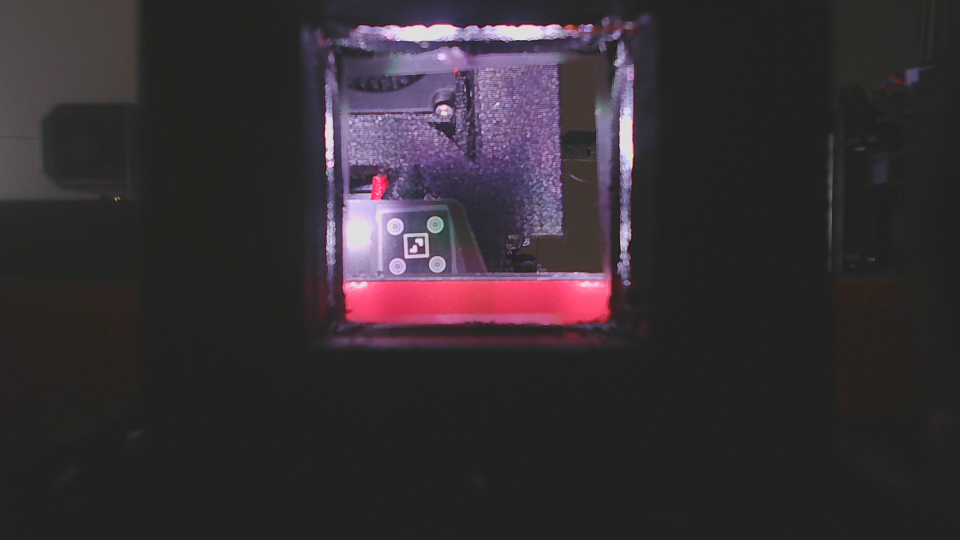
#> input picture tests/vision/fixtures/red_marker_x_sweep_live_exp600/frames/00_t0_x160.jpg, 1920 x 1080 px, given in place of 00_eddy_x230p000_z0p500.jpg, which was not available (shown at 1/2 size)
$ python debug_eddy_template_match.py
#> lines starting #> are read from the running program, lines starting #| are printed output that depends on the picture; pictures that were not available may be replaced by others from this repository, and a replacement may not be noted
#!/usr/bin/env python3
"""Diagnostic: multi-scale template matching for the BTT Eddy crosshair logo.

The crosshair logo is extracted from a reference frame (or supplied via --template),
then searched across every frame using normalised cross-correlation at multiple scales.

Usage:
    # Show match heatmap for the reference frame only:
    python scripts/debug_eddy_template_match.py

    # Process all 16 captured frames and write overlays + a contact sheet:
    python scripts/debug_eddy_template_match.py --all-frames

    # Supply your own template crop:
    python scripts/debug_eddy_template_match.py --template path/to/template.png

    # Tune scale sweep:
    python scripts/debug_eddy_template_match.py --scale-min 0.85 --scale-max 1.15 --scale-steps 13
"""
from __future__ import annotations

import argparse
from pathlib import Path

import cv2
import numpy as np


FRAMES_DIR = Path(
    "resources/vision_datasets/20260731_eddy_fiducial_xz_once/frames"
)
REFERENCE_FRAME = FRAMES_DIR / "00_eddy_x230p000_z0p500.jpg"

# Centre of the BTT crosshair logo in the reference frame (from r=28 Hough detection).
# Adjust if needed — this is where the template crop is taken from.
LOGO_CENTER_XY = (901, 297)
TEMPLATE_HALF = 46          # Half-size of the square template crop in pixels

SCALE_MIN = 0.88
SCALE_MAX = 1.12
SCALE_STEPS = 9             # Number of scale levels to try


def _extract_template(image: np.ndarray, cx: int, cy: int, half: int) -> np.ndarray:
    x0 = max(0, cx - half)
    y0 = max(0, cy - half)
    x1 = min(image.shape[1], cx + half)
    y1 = min(image.shape[0], cy + half)
    return image[y0:y1, x0:x1].copy()


def _match_template_multiscale(
    image: np.ndarray,
    template: np.ndarray,
    *,
    scale_min: float,
    scale_max: float,
    scale_steps: int,
) -> tuple[float, int, int, float]:
    """Return (best_score, best_cx, best_cy, best_scale)."""
    gray_img = cv2.cvtColor(image, cv2.COLOR_BGR2GRAY)
    gray_tmpl_base = cv2.cvtColor(template, cv2.COLOR_BGR2GRAY)

    best_score = -1.0
    best_cx = best_cy = 0
    best_scale = 1.0

    scales = np.linspace(scale_min, scale_max, scale_steps)
    for s in scales:
        tw = max(8, int(round(template.shape[1] * s)))
        th = max(8, int(round(template.shape[0] * s)))
        tmpl = cv2.resize(gray_tmpl_base, (tw, th), interpolation=cv2.INTER_LINEAR)
        if tmpl.shape[0] > gray_img.shape[0] or tmpl.shape[1] > gray_img.shape[1]:
            continue
        result = cv2.matchTemplate(gray_img, tmpl, cv2.TM_CCOEFF_NORMED)
        _, max_val, _, max_loc = cv2.minMaxLoc(result)
        if float(max_val) > best_score:
            best_score = float(max_val)
            best_cx = max_loc[0] + tw // 2
            best_cy = max_loc[1] + th // 2
            best_scale = float(s)

    return best_score, best_cx, best_cy, best_scale


def _heatmap_overlay(image: np.ndarray, template: np.ndarray, scale: float) -> np.ndarray:
    """Return a heatmap overlay (full-res, BGR) of TM_CCOEFF_NORMED scores."""
    gray_img = cv2.cvtColor(image, cv2.COLOR_BGR2GRAY)
    gray_tmpl = cv2.cvtColor(template, cv2.COLOR_BGR2GRAY)
    tw = max(8, int(round(template.shape[1] * scale)))
    th = max(8, int(round(template.shape[0] * scale)))
    tmpl = cv2.resize(gray_tmpl, (tw, th), interpolation=cv2.INTER_LINEAR)
    result = cv2.matchTemplate(gray_img, tmpl, cv2.TM_CCOEFF_NORMED)
    # result is (H-th+1) × (W-tw+1); pad back to full size
    padded = np.zeros(gray_img.shape[:2], dtype=np.float32)
    ph, pw = result.shape[:2]
    padded[th // 2 : th // 2 + ph, tw // 2 : tw // 2 + pw] = result
    # Normalise 0..1 → colourmap
    norm = cv2.normalize(padded, None, 0, 255, cv2.NORM_MINMAX).astype(np.uint8)
    heatmap = cv2.applyColorMap(norm, cv2.COLORMAP_JET)
    return cv2.addWeighted(image, 0.55, heatmap, 0.45, 0)


def _draw_result(
    image: np.ndarray,
    cx: int,
    cy: int,
    template: np.ndarray,
    scale: float,
    score: float,
    label: str,
) -> np.ndarray:
    out = image.copy()
    half_w = int(round(template.shape[1] * scale / 2))
    half_h = int(round(template.shape[0] * scale / 2))
    cv2.rectangle(
        out,
        (cx - half_w, cy - half_h),
        (cx + half_w, cy + half_h),
        (0, 255, 0),
        2,
    )
    cv2.drawMarker(out, (cx, cy), (0, 255, 0), cv2.MARKER_CROSS, 28, 2)
    cv2.putText(
        out,
        f"{label}  score={score:.3f}  scale={scale:.2f}",
        (24, 48),
        cv2.FONT_HERSHEY_SIMPLEX,
        0.85,
        (0, 255, 0),
        2,
        cv2.LINE_AA,
    )
    cv2.putText(
        out,
        f"match center=({cx},{cy})",
        (24, 84),
        cv2.FONT_HERSHEY_SIMPLEX,
        0.70,
        (0, 230, 230),
        2,
        cv2.LINE_AA,
    )
    return out


def main() -> None:
    ap = argparse.ArgumentParser()
    ap.add_argument("--template", default=None, help="Path to an existing template crop PNG")
    ap.add_argument("--logo-cx", type=int, default=LOGO_CENTER_XY[0])
    ap.add_argument("--logo-cy", type=int, default=LOGO_CENTER_XY[1])
    ap.add_argument("--template-half", type=int, default=TEMPLATE_HALF)
    ap.add_argument("--scale-min", type=float, default=SCALE_MIN)
    ap.add_argument("--scale-max", type=float, default=SCALE_MAX)
    ap.add_argument("--scale-steps", type=int, default=SCALE_STEPS)
    ap.add_argument("--all-frames", action="store_true", help="Process all 16 frames")
    ap.add_argument("--out-dir", default="output/debug_eddy_template", type=Path)
    args = ap.parse_args()

    out_dir = Path(args.out_dir)
    out_dir.mkdir(parents=True, exist_ok=True)

    # --- Load / build template --------------------------------------------------
    ref_image = cv2.imread(str(REFERENCE_FRAME), cv2.IMREAD_COLOR)
#> ref_image is the input picture: shape (1080, 1920, 3); mean B, G, R 50.8, 45.7, 52.6
    assert ref_image is not None, f"Cannot read {REFERENCE_FRAME}"

    if args.template:
        template = cv2.imread(args.template, cv2.IMREAD_COLOR)
        assert template is not None, f"Cannot read template {args.template}"
    else:
        template = _extract_template(ref_image, args.logo_cx, args.logo_cy, args.template_half)

    tmpl_path = out_dir / "template.png"
    cv2.imwrite(str(tmpl_path), template)
    print(f"Template ({template.shape[1]}×{template.shape[0]} px): {tmpl_path.resolve()}")
#| Template (92×92 px): scripts/output/debug_eddy_template/template.png

    # --- Determine frames to process --------------------------------------------
    if args.all_frames:
        frame_paths = sorted(FRAMES_DIR.glob("*.jpg"))
    else:
        frame_paths = [REFERENCE_FRAME]

    panels: list[np.ndarray] = []

    for frame_path in frame_paths:
        image = cv2.imread(str(frame_path), cv2.IMREAD_COLOR)
        assert image is not None, f"Cannot read {frame_path}"

        score, cx, cy, scale = _match_template_multiscale(
            image,
            template,
            scale_min=args.scale_min,
            scale_max=args.scale_max,
            scale_steps=args.scale_steps,
        )
#> in _match_template_multiscale, `gray_tmpl_base = cv2.cvtColor(template, cv2.COLOR_BGR2GRAY)`:
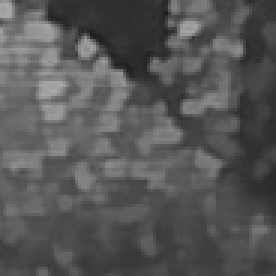
#> gray_tmpl_base: shape (92, 92) (shown 3 times larger); min 28, max 172, mean 86
#> the loop in _match_template_multiscale, `for s in scales:` made 9 passes
#> (max_val, max_loc, best_score, best_cx, best_cy) on passes 1 to 5: (0.738, (861, 255), 0.738, 901, 295), (0.804, (859, 254), 0.804, 901, 296), (0.863, (858, 253), 0.863, 901, 296), (0.946, (856, 252), 0.946, 900, 296), (1, (855, 251), 1, 901, 297)
#> (max_val, max_loc) on passes 6 to 9: (0.95, (854, 250)), (0.878, (852, 249)), (0.83, (851, 248)), (0.776, (849, 247))
#> pass 1, in _match_template_multiscale, `result = cv2.matchTemplate(gray_img, tmpl, cv2.TM_CCOEFF_NORMED)`:
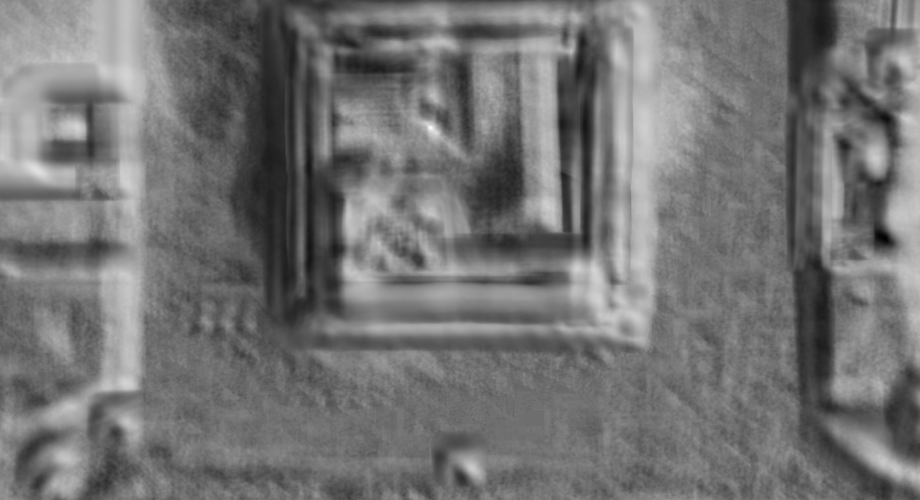
#> result: shape (1000, 1840) float32 (shown at 1/2 size); min -0.562, max 0.738, mean 0.0277; drawn with min black and max white
#> after the loop in _match_template_multiscale, `for s in scales:`:
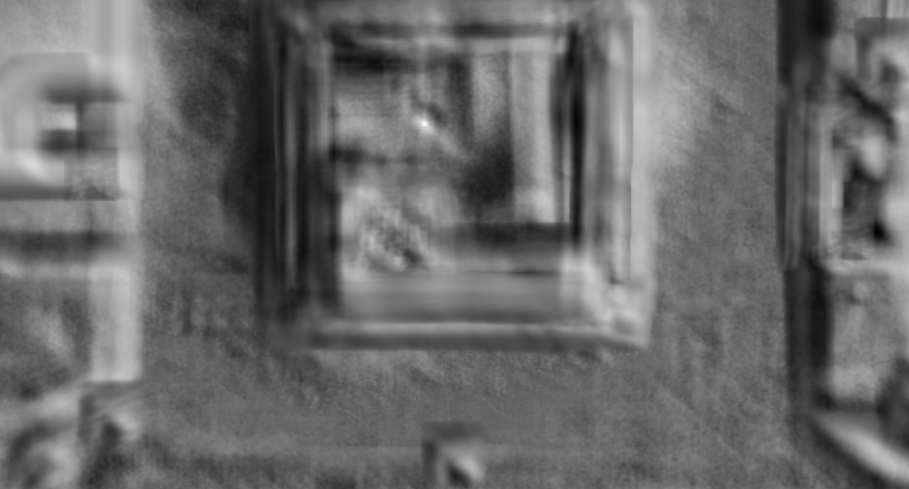
#> result: shape (978, 1818) float32 (shown at 1/2 size); min -0.499, max 0.776, mean 0.0288; drawn with min black and max white
#> after the loop in _match_template_multiscale, `for s in scales:`: best_cx = 901; best_cy = 297; best_scale = 1
#> score = 1; cx = 901; cy = 297; scale = 1

        stem = frame_path.stem

        # Heatmap at best scale
        heatmap = _heatmap_overlay(image, template, scale)
#> in _heatmap_overlay, `tw = max(8, int(round(template.shape[1] * scale)))`: tw = 92
#> in _heatmap_overlay, `padded[th // 2 : th // 2 + ph, tw // 2 : tw // 2 + pw] = result`:
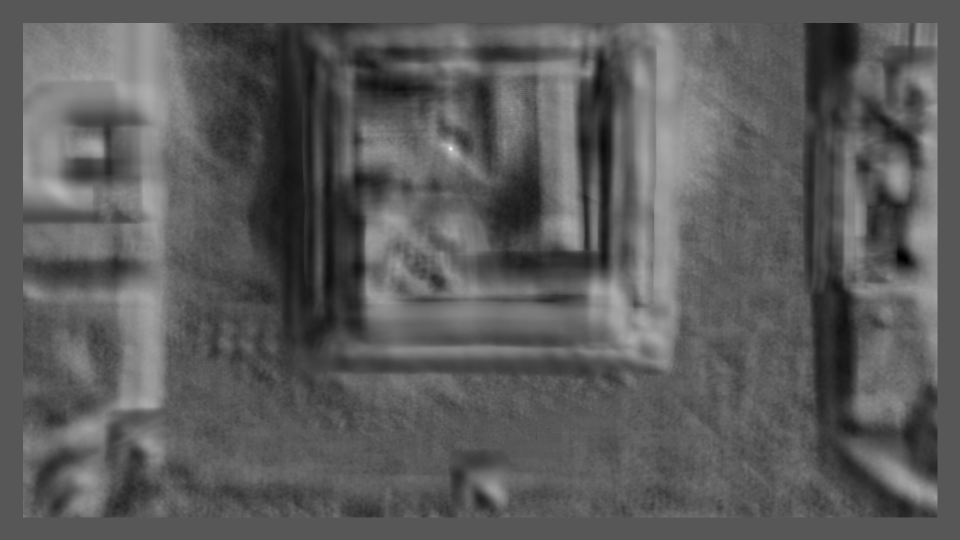
#> padded: shape (1080, 1920) float32 (shown at 1/2 size); min -0.524, max 1, mean 0.0243; drawn with min black and max white
#> in _heatmap_overlay, `heatmap = cv2.applyColorMap(norm, cv2.COLORMAP_JET)`:
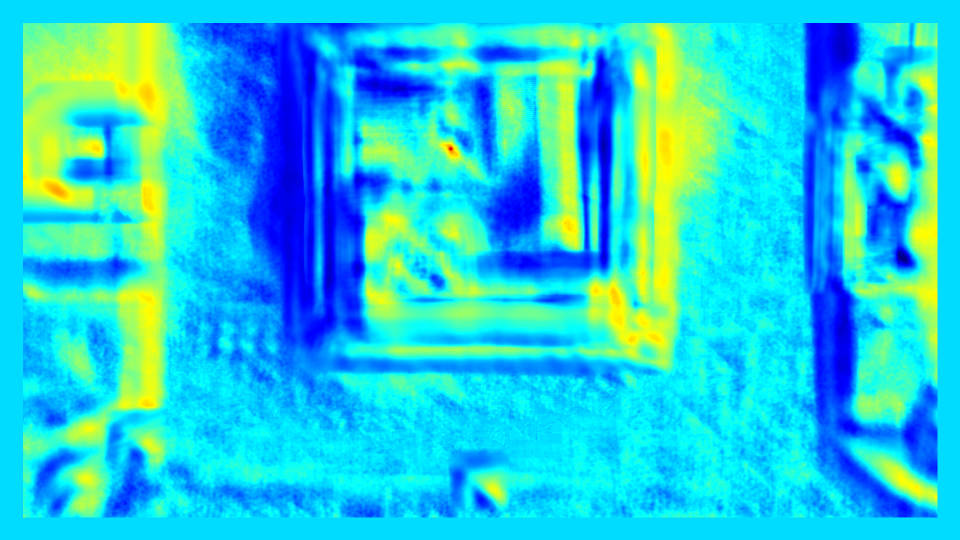
#> heatmap: shape (1080, 1920, 3) (shown at 1/2 size); mean B, G, R 220, 202.4, 35
#> in _heatmap_overlay, `return cv2.addWeighted(image, 0.55, heatmap, 0.45, 0)`:
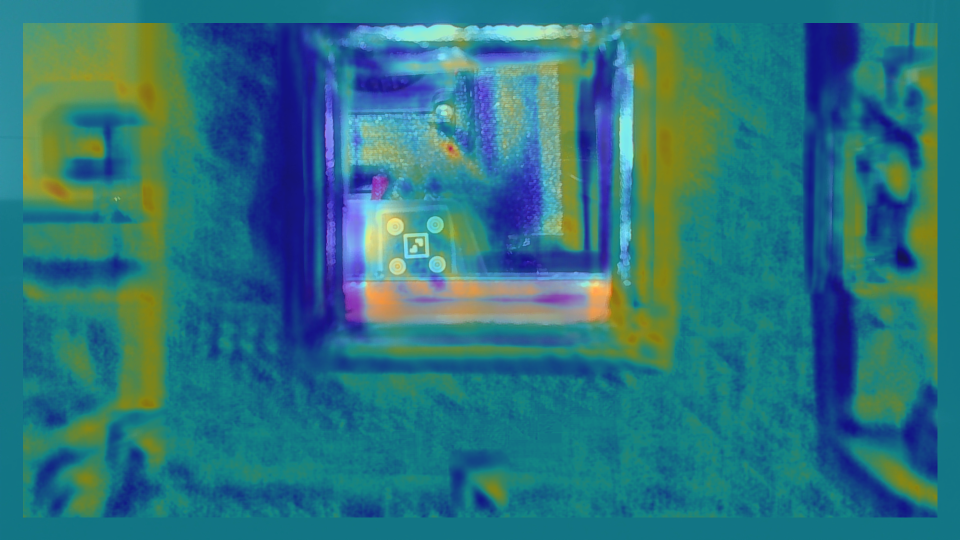
#> returned value: shape (1080, 1920, 3) (shown at 1/2 size); mean of channels 0, 1, 2 126.9, 116.2, 44.6; drawn as B, G, R
        heatmap_path = out_dir / f"{stem}_heatmap.png"
        cv2.imwrite(str(heatmap_path), heatmap)

        # Match overlay
        overlay = _draw_result(image, cx, cy, template, scale, score, stem)
#> in _draw_result, `half_w = int(round(template.shape[1] * scale / 2))`: half_w = 46
#> in _draw_result, `cv2.drawMarker(out, (cx, cy), (0, 255, 0), cv2.MARKER_CROSS, 28, 2)`: out: shape (1080, 1920, 3); mean B, G, R 50.7, 45.8, 52.5
#> in _draw_result, `cv2.putText( out, f"match center=({cx},{cy})", (24, 84), cv2.FONT_HERS..`:
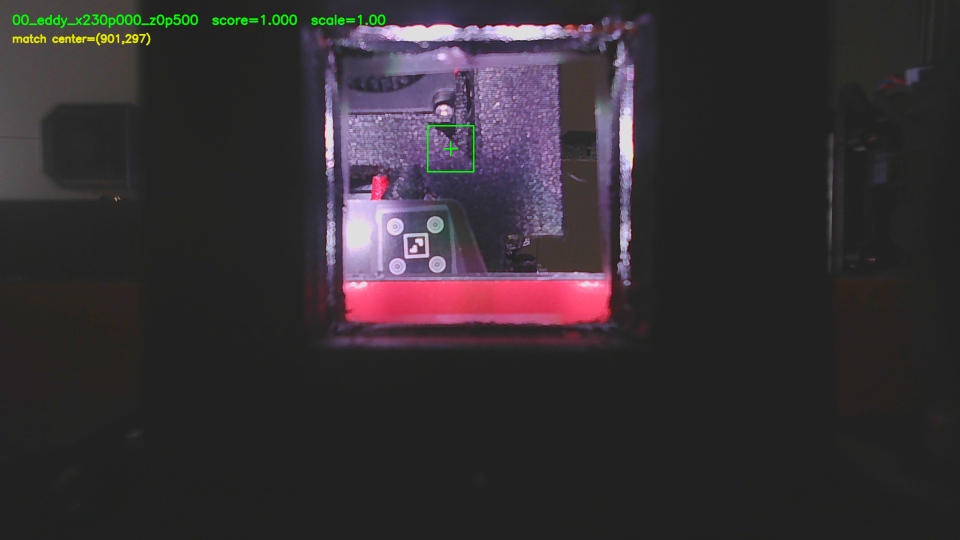
#> out: shape (1080, 1920, 3) (shown at 1/2 size); mean B, G, R 50.5, 46.6, 52.5
        overlay_path = out_dir / f"{stem}_match.png"
        cv2.imwrite(str(overlay_path), overlay)

        print(f"{stem}  score={score:.4f}  center=({cx},{cy})  scale={scale:.3f}")
#| 00_eddy_x230p000_z0p500  score=1.0000  center=(901,297)  scale=1.000
        print(f"  heatmap : {heatmap_path.resolve()}")
        print(f"  overlay : {overlay_path.resolve()}")

        panels.append(cv2.resize(overlay, (480, 270), interpolation=cv2.INTER_AREA))

    # Contact sheet (4 columns) if multiple frames
    if len(panels) > 1:
        rows = []
        for start in range(0, len(panels), 4):
            row = panels[start : start + 4]
            while len(row) < 4:
                row.append(np.zeros_like(panels[0]))
            rows.append(cv2.hconcat(row))
        sheet_path = out_dir / "contact_sheet.jpg"
        cv2.imwrite(str(sheet_path), cv2.vconcat(rows))
        print(f"\nContact sheet: {sheet_path.resolve()}")


if __name__ == "__main__":
    main()
